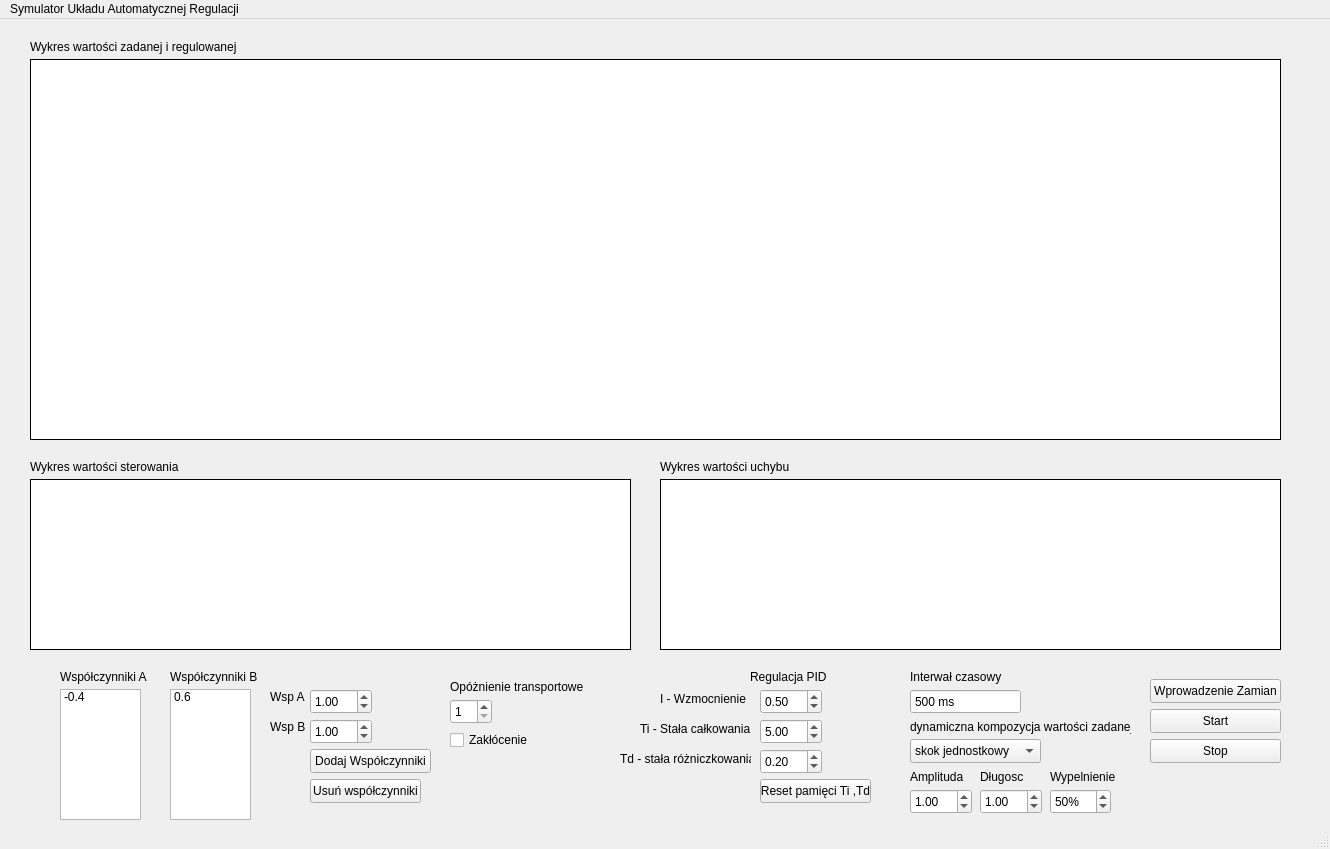
<?xml version="1.0" encoding="UTF-8"?>
<ui version="4.0">
 <class>MainWindow</class>
 <widget class="QMainWindow" name="MainWindow">
  <property name="geometry">
   <rect>
    <x>0</x>
    <y>0</y>
    <width>1330</width>
    <height>849</height>
   </rect>
  </property>
  <property name="focusPolicy">
   <enum>Qt::StrongFocus</enum>
  </property>
  <property name="windowTitle">
   <string>MainWindow</string>
  </property>
  <widget class="QWidget" name="centralwidget">
   <widget class="QGraphicsView" name="ViewWartoscZadanaIRegulowana">
    <property name="geometry">
     <rect>
      <x>30</x>
      <y>40</y>
      <width>1251</width>
      <height>381</height>
     </rect>
    </property>
   </widget>
   <widget class="QLabel" name="label">
    <property name="geometry">
     <rect>
      <x>30</x>
      <y>20</y>
      <width>211</width>
      <height>16</height>
     </rect>
    </property>
    <property name="text">
     <string>Wykres wartości zadanej i regulowanej</string>
    </property>
   </widget>
   <widget class="QLabel" name="label_2">
    <property name="geometry">
     <rect>
      <x>750</x>
      <y>650</y>
      <width>81</width>
      <height>16</height>
     </rect>
    </property>
    <property name="text">
     <string>Regulacja PID</string>
    </property>
   </widget>
   <widget class="QDoubleSpinBox" name="RegulacjaP">
    <property name="geometry">
     <rect>
      <x>760</x>
      <y>670</y>
      <width>62</width>
      <height>25</height>
     </rect>
    </property>
    <property name="maximum">
     <double>999.990000000000009</double>
    </property>
    <property name="value">
     <double>0.500000000000000</double>
    </property>
   </widget>
   <widget class="QDoubleSpinBox" name="RegulacjaTi">
    <property name="geometry">
     <rect>
      <x>760</x>
      <y>700</y>
      <width>62</width>
      <height>25</height>
     </rect>
    </property>
    <property name="maximum">
     <double>999.990000000000009</double>
    </property>
    <property name="value">
     <double>5.000000000000000</double>
    </property>
   </widget>
   <widget class="QDoubleSpinBox" name="RegulacjaTd">
    <property name="geometry">
     <rect>
      <x>760</x>
      <y>730</y>
      <width>62</width>
      <height>25</height>
     </rect>
    </property>
    <property name="maximum">
     <double>999.990000000000009</double>
    </property>
    <property name="value">
     <double>0.200000000000000</double>
    </property>
   </widget>
   <widget class="QLabel" name="label_3">
    <property name="geometry">
     <rect>
      <x>620</x>
      <y>730</y>
      <width>131</width>
      <height>20</height>
     </rect>
    </property>
    <property name="text">
     <string>Td - stała różniczkowania</string>
    </property>
   </widget>
   <widget class="QLabel" name="label_4">
    <property name="geometry">
     <rect>
      <x>640</x>
      <y>700</y>
      <width>111</width>
      <height>20</height>
     </rect>
    </property>
    <property name="text">
     <string>Ti - Stała całkowania</string>
    </property>
   </widget>
   <widget class="QLabel" name="label_5">
    <property name="geometry">
     <rect>
      <x>660</x>
      <y>670</y>
      <width>91</width>
      <height>20</height>
     </rect>
    </property>
    <property name="text">
     <string>I - Wzmocnienie</string>
    </property>
   </widget>
   <widget class="QPushButton" name="resetPamieci">
    <property name="geometry">
     <rect>
      <x>760</x>
      <y>760</y>
      <width>111</width>
      <height>24</height>
     </rect>
    </property>
    <property name="text">
     <string>Reset pamięci Ti ,Td</string>
    </property>
   </widget>
   <widget class="QLabel" name="label_6">
    <property name="geometry">
     <rect>
      <x>660</x>
      <y>440</y>
      <width>131</width>
      <height>16</height>
     </rect>
    </property>
    <property name="text">
     <string>Wykres wartości uchybu</string>
    </property>
   </widget>
   <widget class="QLabel" name="label_7">
    <property name="geometry">
     <rect>
      <x>30</x>
      <y>440</y>
      <width>151</width>
      <height>16</height>
     </rect>
    </property>
    <property name="text">
     <string>Wykres wartości sterowania</string>
    </property>
   </widget>
   <widget class="QGraphicsView" name="graphicsView_2">
    <property name="geometry">
     <rect>
      <x>30</x>
      <y>460</y>
      <width>601</width>
      <height>171</height>
     </rect>
    </property>
   </widget>
   <widget class="QPushButton" name="StartSymulacji">
    <property name="geometry">
     <rect>
      <x>1150</x>
      <y>690</y>
      <width>131</width>
      <height>24</height>
     </rect>
    </property>
    <property name="text">
     <string>Start</string>
    </property>
   </widget>
   <widget class="QPushButton" name="WprowadzenieZmian">
    <property name="geometry">
     <rect>
      <x>1150</x>
      <y>660</y>
      <width>131</width>
      <height>24</height>
     </rect>
    </property>
    <property name="text">
     <string>Wprowadzenie Zamian</string>
    </property>
   </widget>
   <widget class="QListWidget" name="WspolczynnikiA">
    <property name="geometry">
     <rect>
      <x>60</x>
      <y>670</y>
      <width>81</width>
      <height>131</height>
     </rect>
    </property>
    <property name="focusPolicy">
     <enum>Qt::NoFocus</enum>
    </property>
    <property name="selectionMode">
     <enum>QAbstractItemView::ExtendedSelection</enum>
    </property>
    <item>
     <property name="text">
      <string>-0.4</string>
     </property>
    </item>
   </widget>
   <widget class="QListWidget" name="WspolczynnikiB">
    <property name="geometry">
     <rect>
      <x>170</x>
      <y>670</y>
      <width>81</width>
      <height>131</height>
     </rect>
    </property>
    <property name="focusPolicy">
     <enum>Qt::StrongFocus</enum>
    </property>
    <property name="autoScroll">
     <bool>false</bool>
    </property>
    <property name="selectionMode">
     <enum>QAbstractItemView::ExtendedSelection</enum>
    </property>
    <property name="currentRow">
     <number>-1</number>
    </property>
    <item>
     <property name="text">
      <string>0.6</string>
     </property>
    </item>
   </widget>
   <widget class="QLabel" name="label_11">
    <property name="geometry">
     <rect>
      <x>60</x>
      <y>650</y>
      <width>91</width>
      <height>16</height>
     </rect>
    </property>
    <property name="text">
     <string>Współczynniki A</string>
    </property>
   </widget>
   <widget class="QLabel" name="label_12">
    <property name="geometry">
     <rect>
      <x>170</x>
      <y>650</y>
      <width>91</width>
      <height>16</height>
     </rect>
    </property>
    <property name="text">
     <string>Współczynniki B</string>
    </property>
   </widget>
   <widget class="QDoubleSpinBox" name="WartoscDodawanaA">
    <property name="geometry">
     <rect>
      <x>310</x>
      <y>670</y>
      <width>62</width>
      <height>25</height>
     </rect>
    </property>
    <property name="minimum">
     <double>-99.000000000000000</double>
    </property>
    <property name="value">
     <double>1.000000000000000</double>
    </property>
   </widget>
   <widget class="QDoubleSpinBox" name="WartoscDodawanaB">
    <property name="geometry">
     <rect>
      <x>310</x>
      <y>700</y>
      <width>62</width>
      <height>25</height>
     </rect>
    </property>
    <property name="minimum">
     <double>-99.000000000000000</double>
    </property>
    <property name="value">
     <double>1.000000000000000</double>
    </property>
   </widget>
   <widget class="QLabel" name="label_13">
    <property name="geometry">
     <rect>
      <x>270</x>
      <y>670</y>
      <width>41</width>
      <height>16</height>
     </rect>
    </property>
    <property name="text">
     <string>Wsp A</string>
    </property>
   </widget>
   <widget class="QPushButton" name="dodajWspolczynnik">
    <property name="geometry">
     <rect>
      <x>310</x>
      <y>730</y>
      <width>121</width>
      <height>24</height>
     </rect>
    </property>
    <property name="text">
     <string>Dodaj Współczynniki</string>
    </property>
   </widget>
   <widget class="QLabel" name="label_14">
    <property name="geometry">
     <rect>
      <x>270</x>
      <y>700</y>
      <width>41</width>
      <height>16</height>
     </rect>
    </property>
    <property name="text">
     <string>Wsp B</string>
    </property>
   </widget>
   <widget class="QSpinBox" name="OpoznienieTransportowe">
    <property name="geometry">
     <rect>
      <x>450</x>
      <y>680</y>
      <width>42</width>
      <height>25</height>
     </rect>
    </property>
    <property name="minimum">
     <number>1</number>
    </property>
   </widget>
   <widget class="QLabel" name="label_15">
    <property name="geometry">
     <rect>
      <x>450</x>
      <y>660</y>
      <width>141</width>
      <height>16</height>
     </rect>
    </property>
    <property name="text">
     <string>Opóżnienie transportowe</string>
    </property>
   </widget>
   <widget class="QLabel" name="label_16">
    <property name="geometry">
     <rect>
      <x>910</x>
      <y>650</y>
      <width>101</width>
      <height>16</height>
     </rect>
    </property>
    <property name="text">
     <string>Interwał czasowy</string>
    </property>
   </widget>
   <widget class="QPushButton" name="usunWspolczynnik">
    <property name="geometry">
     <rect>
      <x>310</x>
      <y>760</y>
      <width>111</width>
      <height>24</height>
     </rect>
    </property>
    <property name="text">
     <string>Usuń współczynniki</string>
    </property>
   </widget>
   <widget class="QPushButton" name="PauzaWznowienie">
    <property name="geometry">
     <rect>
      <x>1150</x>
      <y>720</y>
      <width>131</width>
      <height>24</height>
     </rect>
    </property>
    <property name="text">
     <string>Stop</string>
    </property>
   </widget>
   <widget class="QComboBox" name="KompozycjaWartosciZadanej">
    <property name="geometry">
     <rect>
      <x>910</x>
      <y>720</y>
      <width>131</width>
      <height>24</height>
     </rect>
    </property>
    <item>
     <property name="text">
      <string>skok jednostkowy</string>
     </property>
    </item>
    <item>
     <property name="text">
      <string>sygnał sinusoidalny</string>
     </property>
    </item>
    <item>
     <property name="text">
      <string>sygnał prostokątny</string>
     </property>
    </item>
   </widget>
   <widget class="QLabel" name="label_17">
    <property name="geometry">
     <rect>
      <x>910</x>
      <y>700</y>
      <width>221</width>
      <height>16</height>
     </rect>
    </property>
    <property name="text">
     <string>dynamiczna kompozycja wartości zadanej</string>
    </property>
   </widget>
   <widget class="QFrame" name="WartoscZadanaIRegulowana">
    <property name="geometry">
     <rect>
      <x>30</x>
      <y>40</y>
      <width>1251</width>
      <height>381</height>
     </rect>
    </property>
    <property name="sizePolicy">
     <sizepolicy hsizetype="Fixed" vsizetype="Fixed">
      <horstretch>0</horstretch>
      <verstretch>0</verstretch>
     </sizepolicy>
    </property>
    <property name="frameShape">
     <enum>QFrame::Box</enum>
    </property>
    <layout class="QHBoxLayout" name="horizontalLayout"/>
   </widget>
   <widget class="QFrame" name="WartoscSterowania">
    <property name="geometry">
     <rect>
      <x>30</x>
      <y>460</y>
      <width>601</width>
      <height>171</height>
     </rect>
    </property>
    <property name="sizePolicy">
     <sizepolicy hsizetype="Fixed" vsizetype="Fixed">
      <horstretch>0</horstretch>
      <verstretch>0</verstretch>
     </sizepolicy>
    </property>
    <property name="frameShape">
     <enum>QFrame::Box</enum>
    </property>
    <layout class="QHBoxLayout" name="horizontalLayout_5"/>
   </widget>
   <widget class="QDoubleSpinBox" name="spinbox_Amplituda">
    <property name="geometry">
     <rect>
      <x>910</x>
      <y>770</y>
      <width>62</width>
      <height>25</height>
     </rect>
    </property>
    <property name="value">
     <double>1.000000000000000</double>
    </property>
   </widget>
   <widget class="QDoubleSpinBox" name="spinbox_Dlugosc">
    <property name="geometry">
     <rect>
      <x>980</x>
      <y>770</y>
      <width>62</width>
      <height>25</height>
     </rect>
    </property>
    <property name="value">
     <double>1.000000000000000</double>
    </property>
   </widget>
   <widget class="QLabel" name="label_9">
    <property name="geometry">
     <rect>
      <x>910</x>
      <y>750</y>
      <width>61</width>
      <height>16</height>
     </rect>
    </property>
    <property name="text">
     <string>Amplituda</string>
    </property>
   </widget>
   <widget class="QLabel" name="label_10">
    <property name="geometry">
     <rect>
      <x>980</x>
      <y>750</y>
      <width>49</width>
      <height>16</height>
     </rect>
    </property>
    <property name="text">
     <string>Długosc</string>
    </property>
   </widget>
   <widget class="QLabel" name="label_18">
    <property name="geometry">
     <rect>
      <x>1050</x>
      <y>750</y>
      <width>71</width>
      <height>16</height>
     </rect>
    </property>
    <property name="text">
     <string>Wypelnienie</string>
    </property>
   </widget>
   <widget class="QSpinBox" name="spinBox_Wypelnienie">
    <property name="geometry">
     <rect>
      <x>1050</x>
      <y>770</y>
      <width>61</width>
      <height>25</height>
     </rect>
    </property>
    <property name="suffix">
     <string>%</string>
    </property>
    <property name="maximum">
     <number>100</number>
    </property>
    <property name="value">
     <number>50</number>
    </property>
   </widget>
   <widget class="QGraphicsView" name="graphicsView">
    <property name="geometry">
     <rect>
      <x>660</x>
      <y>460</y>
      <width>621</width>
      <height>171</height>
     </rect>
    </property>
   </widget>
   <widget class="QFrame" name="WartoscUchybu">
    <property name="geometry">
     <rect>
      <x>660</x>
      <y>460</y>
      <width>621</width>
      <height>171</height>
     </rect>
    </property>
    <property name="sizePolicy">
     <sizepolicy hsizetype="Fixed" vsizetype="Fixed">
      <horstretch>0</horstretch>
      <verstretch>0</verstretch>
     </sizepolicy>
    </property>
    <property name="frameShape">
     <enum>QFrame::Box</enum>
    </property>
    <layout class="QHBoxLayout" name="horizontalLayout_3"/>
   </widget>
   <widget class="QCheckBox" name="zaklocenie">
    <property name="geometry">
     <rect>
      <x>450</x>
      <y>710</y>
      <width>78</width>
      <height>22</height>
     </rect>
    </property>
    <property name="text">
     <string>Zakłócenie</string>
    </property>
   </widget>
   <widget class="QSpinBox" name="interwal">
    <property name="geometry">
     <rect>
      <x>910</x>
      <y>670</y>
      <width>111</width>
      <height>25</height>
     </rect>
    </property>
    <property name="buttonSymbols">
     <enum>QAbstractSpinBox::NoButtons</enum>
    </property>
    <property name="suffix">
     <string> ms</string>
    </property>
    <property name="prefix">
     <string/>
    </property>
    <property name="maximum">
     <number>10000</number>
    </property>
    <property name="stepType">
     <enum>QAbstractSpinBox::DefaultStepType</enum>
    </property>
    <property name="value">
     <number>500</number>
    </property>
   </widget>
  </widget>
  <widget class="QMenuBar" name="menubar">
   <property name="geometry">
    <rect>
     <x>0</x>
     <y>0</y>
     <width>1330</width>
     <height>21</height>
    </rect>
   </property>
   <widget class="QMenu" name="menuSymulator_Uk_adu_Automatycznej_Regulacji">
    <property name="title">
     <string>Symulator Układu Automatycznej Regulacji</string>
    </property>
   </widget>
   <addaction name="menuSymulator_Uk_adu_Automatycznej_Regulacji"/>
  </widget>
  <widget class="QStatusBar" name="statusbar"/>
 </widget>
 <resources/>
 <connections/>
</ui>
